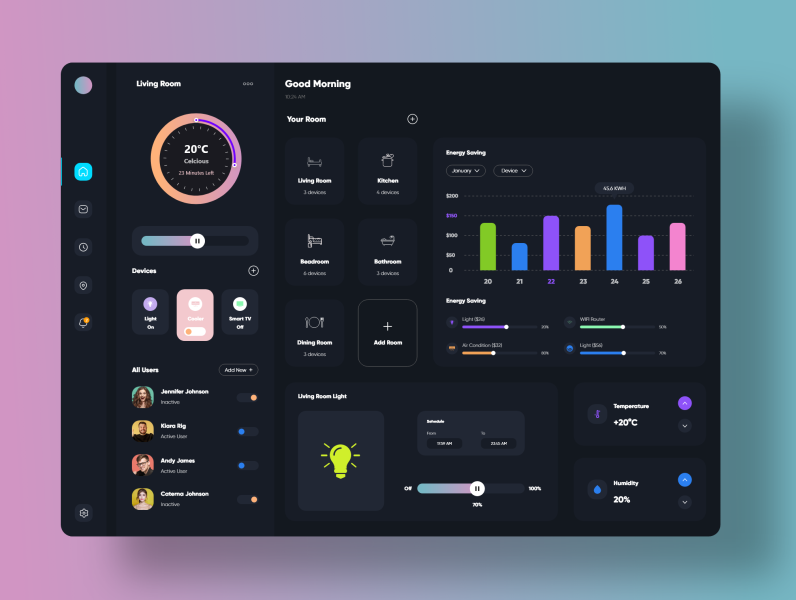
#> input picture matchgen-frontend/src/assets/landing/feature-1.png, 1591 x 1200 px (shown at 1/2 size)
$ python -i image_utils.py   (imports and definitions only)   (older library calls are emulated)
#> lines starting #> are read from the running program, lines starting #| are printed output that depends on the picture; after the words box and inside, x2 and y2 are one past the last pixel; in counts of white or black regions, pixels touching at a corner belong together
from PIL import Image, ImageDraw, ImageFont
import os
from django.conf import settings
from shutil import copyfile
import cv2
import numpy as np

# [11 lines left out: function ensure_png_format, not called in this run]


def remove_background_opencv(image_path):
    """
    Removes background using OpenCV and makes the image transparent.
    """
    try:
        img = cv2.imread(image_path, cv2.IMREAD_UNCHANGED)
#> img is the input picture: shape (1200, 1591, 4); mean B, G, R, A 91.3, 76, 71.9, 255

        # Convert to grayscale and apply threshold
        gray = cv2.cvtColor(img, cv2.COLOR_BGR2GRAY)
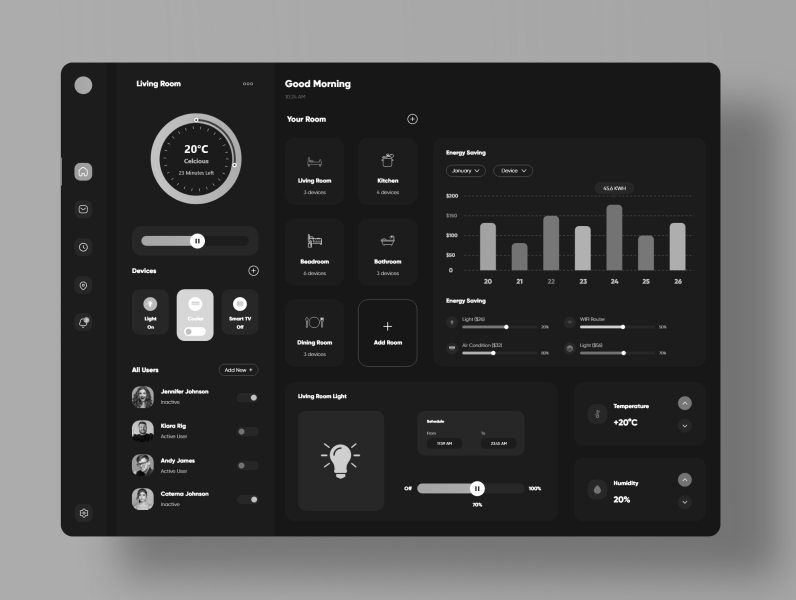
#> gray: shape (1200, 1591) (shown at 1/2 size); min 0, max 255, mean 76.7
        _, mask = cv2.threshold(gray, 230, 255, cv2.THRESH_BINARY)
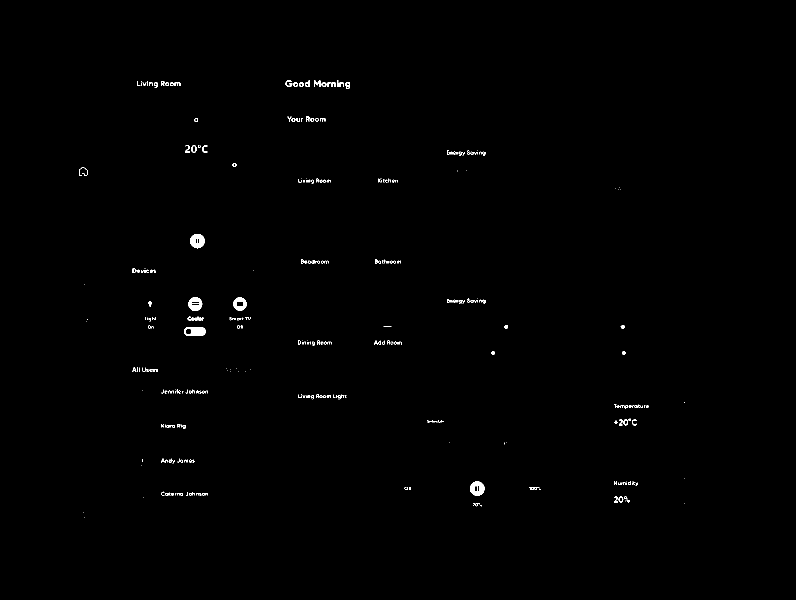
#> mask: shape (1200, 1591) (shown at 1/2 size); 0.44% white; 319 white regions (220 under 20 px), largest, box (x1, y1, x2, y2) and area: (368, 654, 412, 672) 605, (380, 468, 410, 497) 600, (940, 963, 969, 992) 592

        # Create an alpha channel (transparency)
        alpha = cv2.bitwise_not(mask)
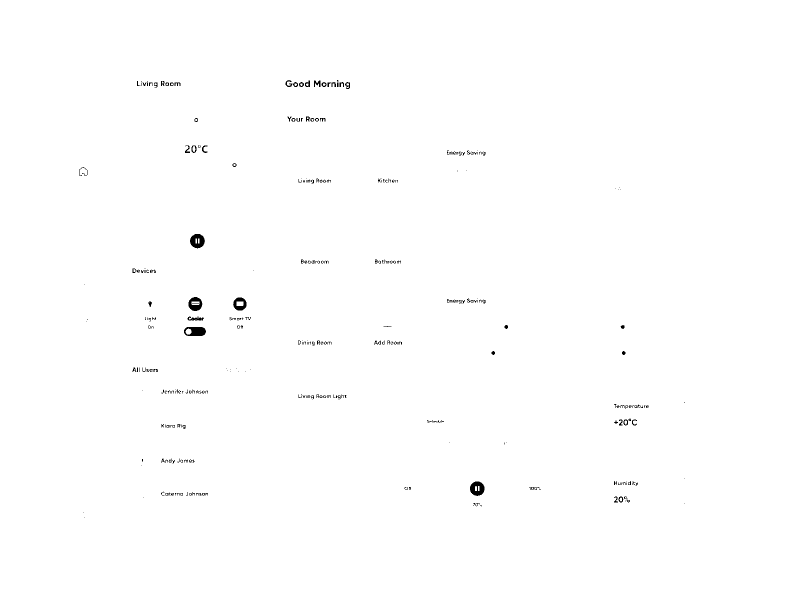
#> alpha: shape (1200, 1591) (shown at 1/2 size); 99.6% white; 319 black regions (220 under 20 px), largest, box (x1, y1, x2, y2) and area: (368, 654, 412, 672) 605, (380, 468, 410, 497) 600, (940, 963, 969, 992) 592
        b, g, r = cv2.split(img)
        rgba = [b, g, r, alpha]

        # Merge into an RGBA image (with transparency)
        transparent_img = cv2.merge(rgba)

        # Save with transparent background
        output_path = image_path.replace(".png", "_transparent.png")
        cv2.imwrite(output_path, transparent_img)
        print(f"✅ Background removed with OpenCV: {output_path}")

        return output_path
    except Exception as e:
        print(f"❌ Error removing background: {e}")
        return image_path  # Return original image if error occurs


# [115 lines left out: functions add_text_to_image, overlay_logo, get_template_path, generate_post, generate_fulltime, generate_halftime and 1 more, not called in this run]

import os
from PIL import Image, ImageDraw, ImageFont
from django.conf import settings

# def get_template_path(club_name, template_type):
#     """
#     Returns the correct template path based on the club's assigned template pack.
#     """
#     template_packs = {
#         "classic": {
#             "starting_xi": "templates/classic/starting_xi.png"
#         },
#         "classic": {
#             "starting_xi": "templates/classic/starting_xi.png"
#         }
#     }
#
#     # Example: Assign a default template pack if not specified (modify as needed)
#     template_pack = "classic"
#
#     # ✅ Construct the full template path
#     template_path = os.path.join(settings.STATICFILES_DIRS[0], template_packs[template_pack][template_type])
#
#     print(f"✅ Using Template: {template_path}")  # Debugging
#     return template_path
#
#
# [15 lines left out: function generate_starting_xi, not called in this run]

>>> result = remove_background_opencv('../../matchgen-frontend/src/assets/landing/feature-1.png')

$ run again, on matchgen-frontend/src/assets/landing/feature-3.png
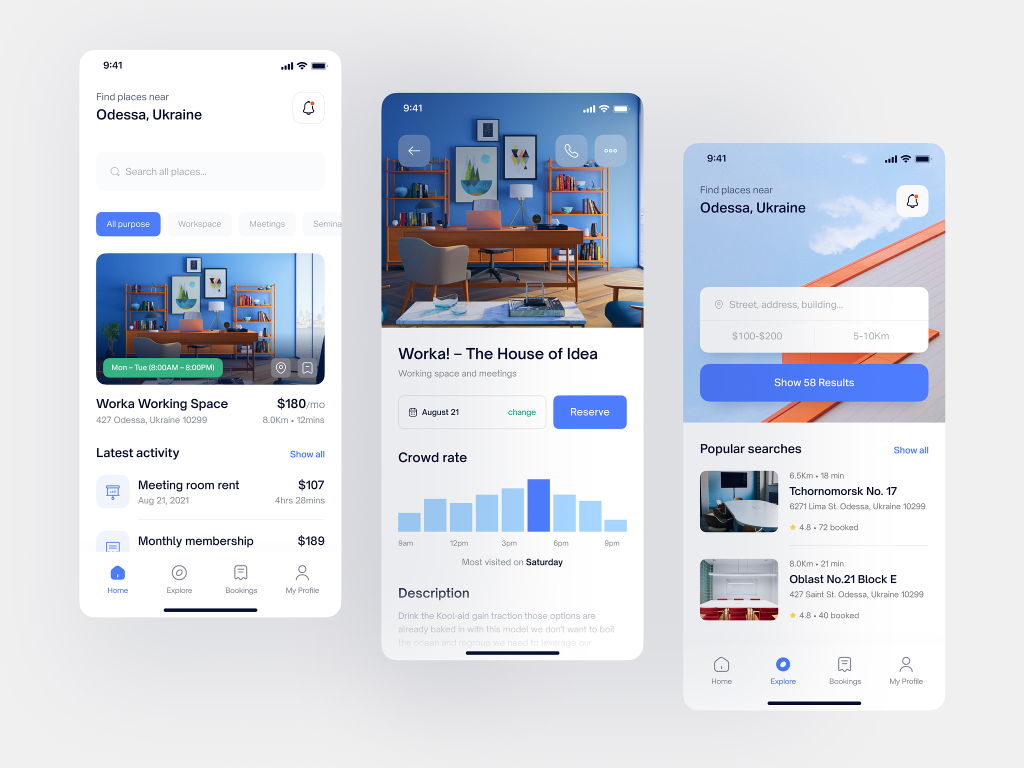
#> input picture matchgen-frontend/src/assets/landing/feature-3.png, 2048 x 1536 px (shown at 1/2 size)
#> in remove_background_opencv, img is the input picture: shape (1536, 2048, 4); mean B, G, R, A 225.7, 217.3, 213.3, 255
#> in remove_background_opencv, `gray = cv2.cvtColor(img, cv2.COLOR_BGR2GRAY)`:
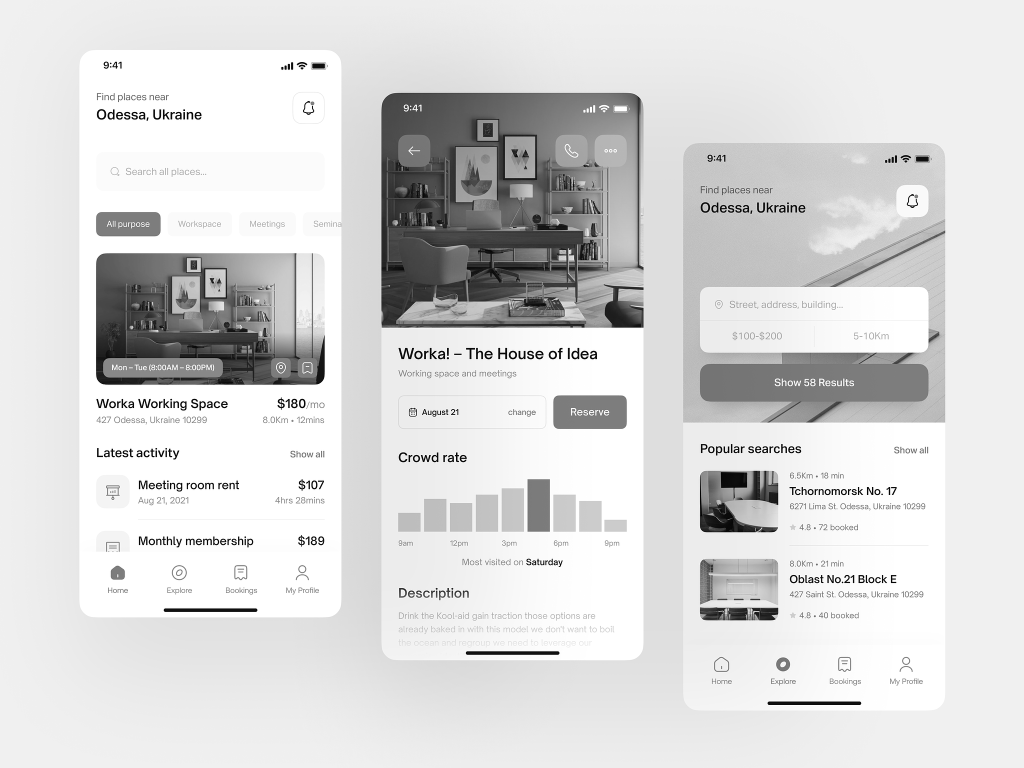
#> gray: shape (1536, 2048) (shown at 1/2 size); min 0, max 255, mean 217
#> in remove_background_opencv, `_, mask = cv2.threshold(gray, 230, 255, cv2.THRESH_BINARY)`:
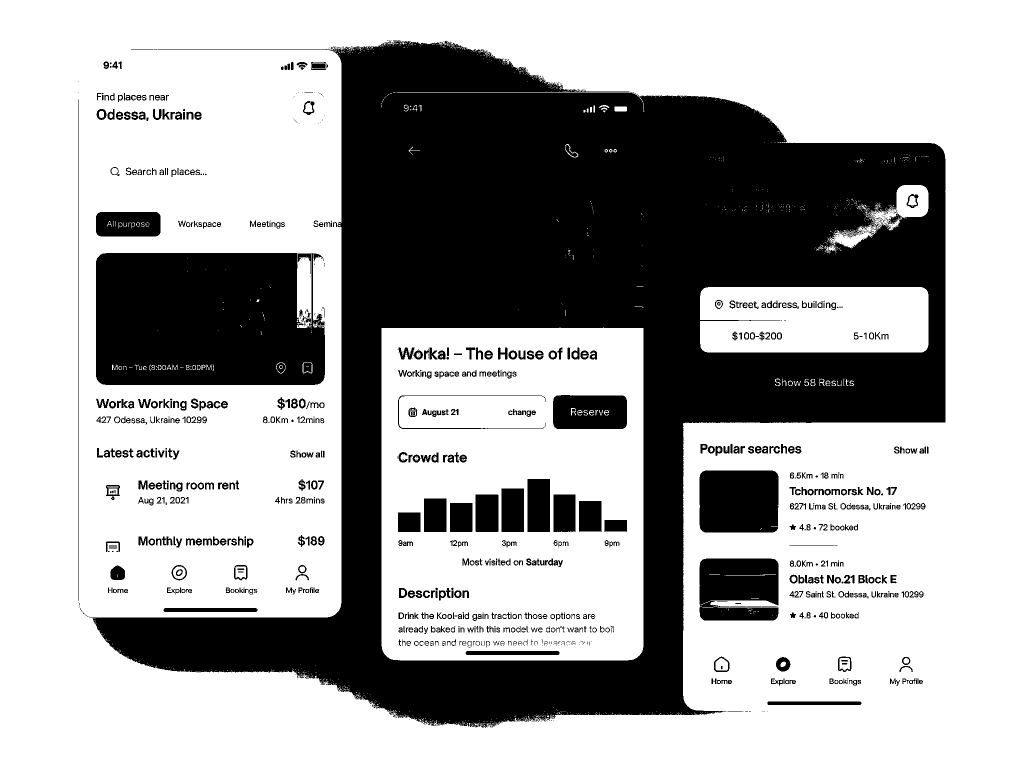
#> mask: shape (1536, 2048) (shown at 1/2 size); 65.7% white; 1150 black regions (433 under 20 px), largest, box (x1, y1, x2, y2) and area: (177, 80, 1891, 1456) 827686, (192, 506, 650, 770) 111951, (1399, 941, 1557, 1065) 19352
